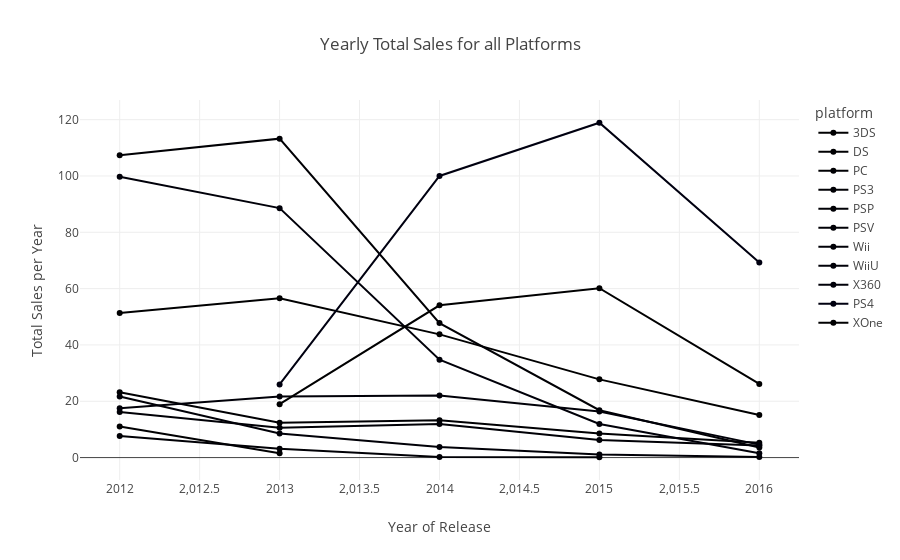

Write notebook code for a chart like this one.
### Code cell
fig = px.line(annual_sales_per_platform, x='year_of_release', y='Total Sales per Year', color='platform',
              title='Yearly Total Sales for all Platforms',
              labels={'year_of_release': 'Year of Release', 'total_sales': 'Total Sales'},
              markers=True)


fig.show()

### Figure 1 — Plotly figure (JSON) as saved in the notebook; plotly's stock layout.template omitted (floating-point values rounded to 4 significant figures)
{"data": [{"hovertemplate": "platform=3DS<br>Year of Release=%{x}<br>Total Sales per Year=%{y}<extra></extra>", "legendgroup": "3DS", "line": {"color": "#000001", "dash": "solid"}, "marker": {"symbol": "circle"}, "mode": "lines+markers", "name": "3DS", "orientation": "v", "showlegend": true, "type": "scatter", "x": [2012, 2013, 2014, 2015, 2016], "xaxis": "x", "y": [51.36, 56.57, 43.76, 27.78, 15.14], "yaxis": "y"}, {"hovertemplate": "platform=DS<br>Year of Release=%{x}<br>Total Sales per Year=%{y}<extra></extra>", "legendgroup": "DS", "line": {"color": "#000002", "dash": "solid"}, "marker": {"symbol": "circle"}, "mode": "lines+markers", "name": "DS", "orientation": "v", "showlegend": true, "type": "scatter", "x": [2012, 2013], "xaxis": "x", "y": [11.01, 1.54], "yaxis": "y"}, {"hovertemplate": "platform=PC<br>Year of Release=%{x}<br>Total Sales per Year=%{y}<extra></extra>", "legendgroup": "PC", "line": {"color": "#000003", "dash": "solid"}, "marker": {"symbol": "circle"}, "mode": "lines+markers", "name": "PC", "orientation": "v", "showlegend": true, "type": "scatter", "x": [2012, 2013, 2014, 2015, 2016], "xaxis": "x", "y": [23.22, 12.38, 13.28, 8.52, 5.25], "yaxis": "y"}, {"hovertemplate": "platform=PS3<br>Year of Release=%{x}<br>Total Sales per Year=%{y}<extra></extra>", "legendgroup": "PS3", "line": {"color": "#000004", "dash": "solid"}, "marker": {"symbol": "circle"}, "mode": "lines+markers", "name": "PS3", "orientation": "v", "showlegend": true, "type": "scatter", "x": [2012, 2013, 2014, 2015, 2016], "xaxis": "x", "y": [107.4, 113.2, 47.76, 16.82, 3.6], "yaxis": "y"}, {"hovertemplate": "platform=PSP<br>Year of Release=%{x}<br>Total Sales per Year=%{y}<extra></extra>", "legendgroup": "PSP", "line": {"color": "#000005", "dash": "solid"}, "marker": {"symbol": "circle"}, "mode": "lines+markers", "name": "PSP", "orientation": "v", "showlegend": true, "type": "scatter", "x": [2012, 2013, 2014, 2015], "xaxis": "x", "y": [7.69, 3.14, 0.24, 0.12], "yaxis": "y"}, {"hovertemplate": "platform=PSV<br>Year of Release=%{x}<br>Total Sales per Year=%{y}<extra></extra>", "legendgroup": "PSV", "line": {"color": "#000006", "dash": "solid"}, "marker": {"symbol": "circle"}, "mode": "lines+markers", "name": "PSV", "orientation": "v", "showlegend": true, "type": "scatter", "x": [2012, 2013, 2014, 2015, 2016], "xaxis": "x", "y": [16.19, 10.59, 11.9, 6.25, 4.25], "yaxis": "y"}, {"hovertemplate": "platform=Wii<br>Year of Release=%{x}<br>Total Sales per Year=%{y}<extra></extra>", "legendgroup": "Wii", "line": {"color": "#000007", "dash": "solid"}, "marker": {"symbol": "circle"}, "mode": "lines+markers", "name": "Wii", "orientation": "v", "showlegend": true, "type": "scatter", "x": [2012, 2013, 2014, 2015, 2016], "xaxis": "x", "y": [21.71, 8.59, 3.75, 1.14, 0.18], "yaxis": "y"}, {"hovertemplate": "platform=WiiU<br>Year of Release=%{x}<br>Total Sales per Year=%{y}<extra></extra>", "legendgroup": "WiiU", "line": {"color": "#000008", "dash": "solid"}, "marker": {"symbol": "circle"}, "mode": "lines+markers", "name": "WiiU", "orientation": "v", "showlegend": true, "type": "scatter", "x": [2012, 2013, 2014, 2015, 2016], "xaxis": "x", "y": [17.56, 21.65, 22.03, 16.35, 4.6], "yaxis": "y"}, {"hovertemplate": "platform=X360<br>Year of Release=%{x}<br>Total Sales per Year=%{y}<extra></extra>", "legendgroup": "X360", "line": {"color": "#000009", "dash": "solid"}, "marker": {"symbol": "circle"}, "mode": "lines+markers", "name": "X360", "orientation": "v", "showlegend": true, "type": "scatter", "x": [2012, 2013, 2014, 2015, 2016], "xaxis": "x", "y": [99.74, 88.58, 34.74, 11.96, 1.52], "yaxis": "y"}, {"hovertemplate": "platform=PS4<br>Year of Release=%{x}<br>Total Sales per Year=%{y}<extra></extra>", "legendgroup": "PS4", "line": {"color": "#000010", "dash": "solid"}, "marker": {"symbol": "circle"}, "mode": "lines+markers", "name": "PS4", "orientation": "v", "showlegend": true, "type": "scatter", "x": [2013, 2014, 2015, 2016], "xaxis": "x", "y": [25.99, 100, 118.9, 69.25], "yaxis": "y"}, {"hovertemplate": "platform=XOne<br>Year of Release=%{x}<br>Total Sales per Year=%{y}<extra></extra>", "legendgroup": "XOne", "line": {"color": "#000001", "dash": "solid"}, "marker": {"symbol": "circle"}, "mode": "lines+markers", "name": "XOne", "orientation": "v", "showlegend": true, "type": "scatter", "x": [2013, 2014, 2015, 2016], "xaxis": "x", "y": [18.96, 54.07, 60.14, 26.15], "yaxis": "y"}], "layout": {"legend": {"title": {"text": "platform"}, "tracegroupgap": 0}, "title": {"text": "Yearly Total Sales for all Platforms"}, "xaxis": {"anchor": "y", "domain": [0, 1], "title": {"text": "Year of Release"}}, "yaxis": {"anchor": "x", "domain": [0, 1], "title": {"text": "Total Sales per Year"}}}}
